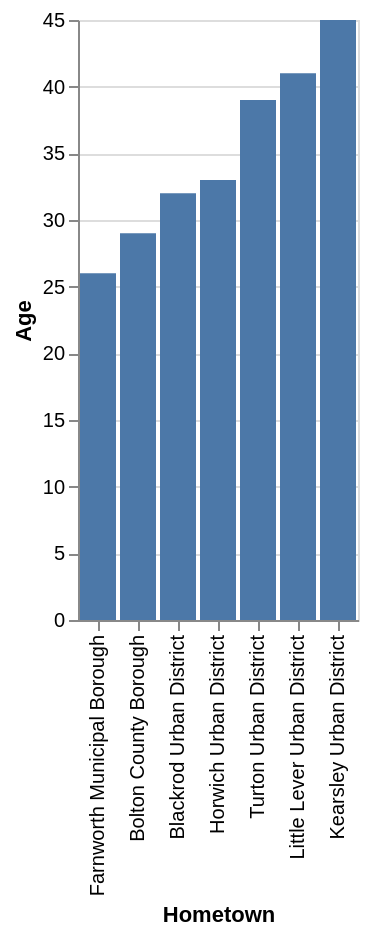

Specify this chart in Vega-Lite:
### Vega-Lite specification from a JSON file in a GitHub repository (floating-point values rounded to 4 significant figures)
{"data": {"values": [{"x_data": "Farnworth Municipal Borough", "y_data": 26}, {"x_data": "Bolton County Borough", "y_data": 29}, {"x_data": "Blackrod Urban District", "y_data": 32}, {"x_data": "Horwich Urban District", "y_data": 33}, {"x_data": "Turton Urban District", "y_data": 39}, {"x_data": "Little Lever Urban District", "y_data": 41}, {"x_data": "Kearsley Urban District", "y_data": 45}]}, "mark": "bar", "encoding": {"x": {"field": "x_data", "type": "nominal", "title": "Hometown", "sort": {"op": "sum", "field": "y_data", "order": "ascending"}}, "y": {"field": "y_data", "type": "quantitative", "title": "Age"}}}
